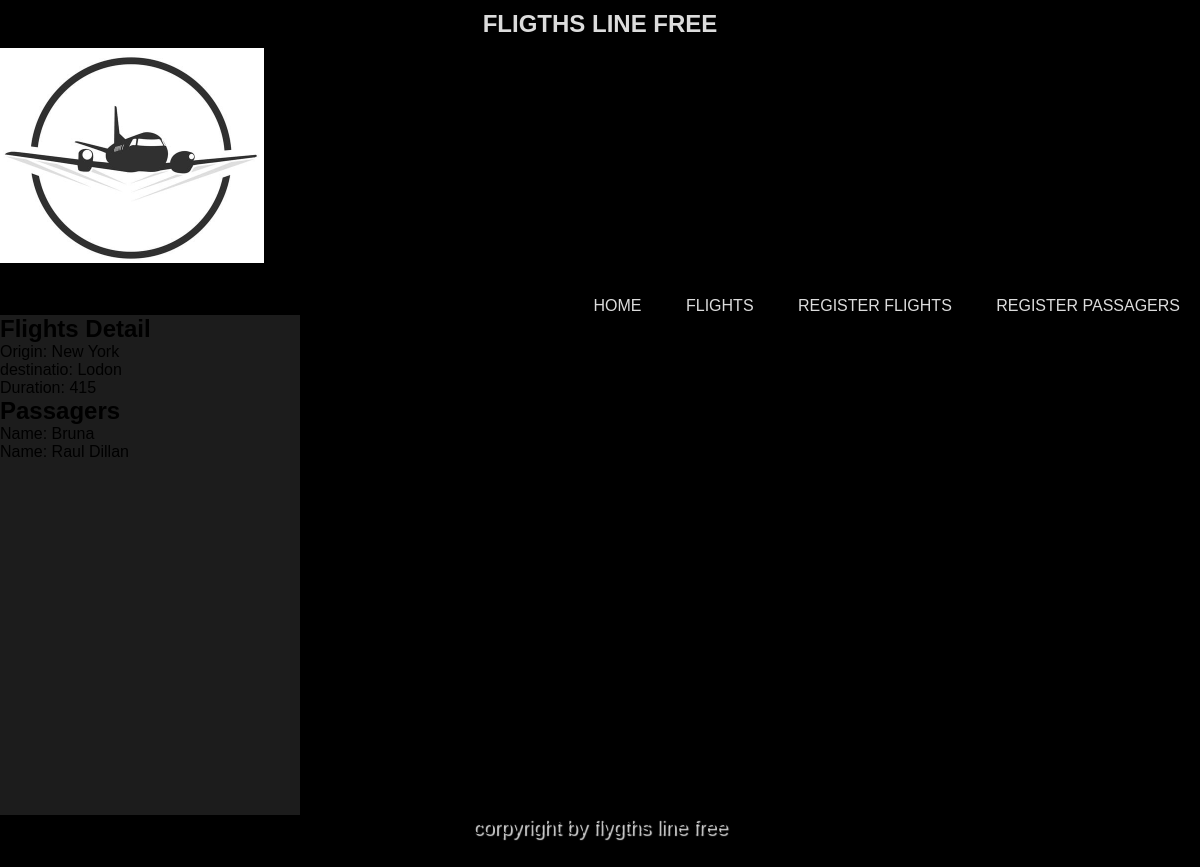
The page /flights/1 on the database its author committed.
### app.py (models this page shows)
class Flights(db.Model):
	id = db.Column(db.Integer, primary_key=True)
	origin = db.Column(db.String(80), nullable=False)
	destination = db.Column(db.String(80), nullable=False)
	duration = db.Column(db.Integer, nullable=False)

class Passengers(db.Model):
	id = db.Column(db.Integer, primary_key=True)
	name = db.Column(db.String)
	flight_id = db.Column(db.Integer)

### app.py (the view)
@app.route("/flights/<int:flight_id>")
def  flights_detail(flight_id):
	flights = Flights.query.filter_by(id=flight_id)
	passengers = Passengers.query.filter_by(flight_id=flight_id)
	return render_template("flights_detail.html", flights=flights, passengers=passengers)

### templates/flights_detail.html (shortened to what this page needs)
{% extends "base.html"%}
	{% block body%}
		<h2>Flights Detail</h2>
		{% for flight in flights %}
			<ul>
				<li> Origin: {{ flight.origin }} </li>
				<li> destinatio: {{ flight.destination }} </li>
				<li> Duration: {{ flight.duration }} </li>
			</ul>
		{% endfor%}
		<h2> Passagers </h2>
		<ul>
			{% for passenger in passengers %}
				<li>Name: {{ passenger.name }}</li>
			{% else %}
				<li> No Passangers</li>
			{% endfor %}
		</ul>
	{% endblock %}

### static/style.css (style rules this page uses)
body { background-color:#000000; }
* { margin: 0; padding: 0; font-family: Helvetica, arial; }
h2 { margin: 10px; }

### rows shown on the page
Flights: origin "New York", destination "Lodon", duration "415"
Passengers: name "Bruna"
Passengers: name "Raul Dillan"
